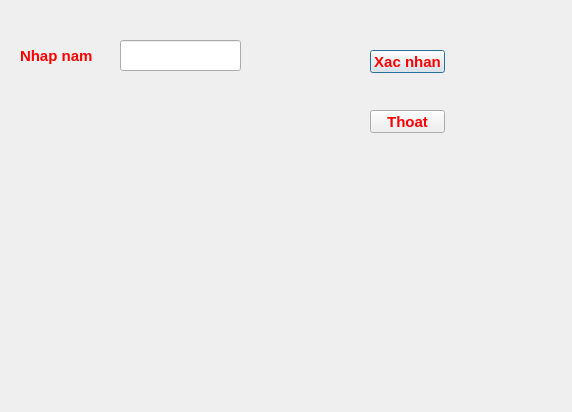
<?xml version="1.0" encoding="UTF-8"?>
<ui version="4.0">
 <class>Dialog</class>
 <widget class="QDialog" name="Dialog">
  <property name="geometry">
   <rect>
    <x>0</x>
    <y>0</y>
    <width>572</width>
    <height>412</height>
   </rect>
  </property>
  <property name="windowTitle">
   <string>Dialog</string>
  </property>
  <property name="styleSheet">
   <string notr="true">font-size:15px; font-weight:bold;color:red;</string>
  </property>
  <widget class="QLineEdit" name="lineEdit">
   <property name="geometry">
    <rect>
     <x>120</x>
     <y>40</y>
     <width>121</width>
     <height>31</height>
    </rect>
   </property>
  </widget>
  <widget class="QLabel" name="label">
   <property name="geometry">
    <rect>
     <x>20</x>
     <y>40</y>
     <width>91</width>
     <height>31</height>
    </rect>
   </property>
   <property name="text">
    <string>Nhap nam</string>
   </property>
  </widget>
  <widget class="QPushButton" name="pushButton">
   <property name="geometry">
    <rect>
     <x>370</x>
     <y>50</y>
     <width>75</width>
     <height>23</height>
    </rect>
   </property>
   <property name="text">
    <string>Xac nhan</string>
   </property>
  </widget>
  <widget class="QPushButton" name="pushButton_2">
   <property name="geometry">
    <rect>
     <x>370</x>
     <y>110</y>
     <width>75</width>
     <height>23</height>
    </rect>
   </property>
   <property name="text">
    <string>Thoat</string>
   </property>
  </widget>
  <widget class="QLabel" name="label_2">
   <property name="geometry">
    <rect>
     <x>70</x>
     <y>110</y>
     <width>191</width>
     <height>71</height>
    </rect>
   </property>
   <property name="text">
    <string/>
   </property>
  </widget>
  <widget class="QLabel" name="label_3">
   <property name="geometry">
    <rect>
     <x>130</x>
     <y>170</y>
     <width>291</width>
     <height>211</height>
    </rect>
   </property>
   <property name="text">
    <string/>
   </property>
  </widget>
 </widget>
 <resources/>
 <connections/>
</ui>
